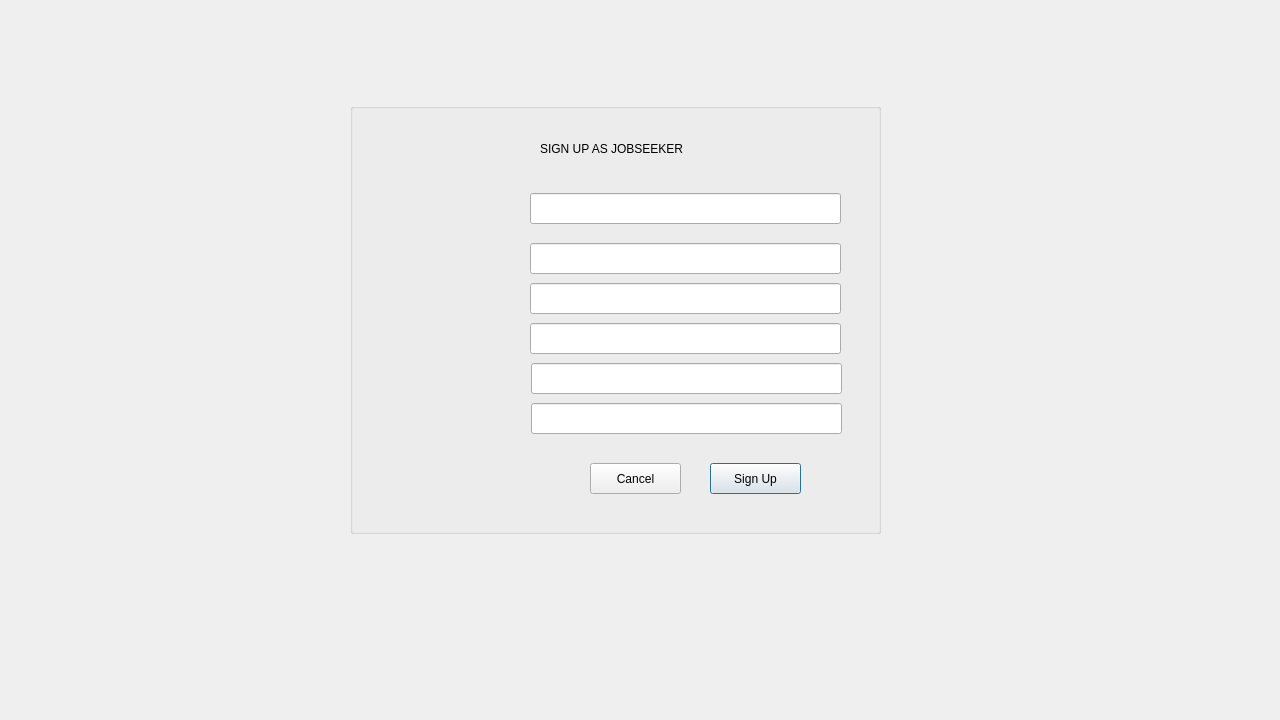
<?xml version="1.0" encoding="UTF-8"?>
<ui version="4.0">
 <class>signup_Dialog</class>
 <widget class="QDialog" name="signup_Dialog">
  <property name="geometry">
   <rect>
    <x>0</x>
    <y>0</y>
    <width>1280</width>
    <height>720</height>
   </rect>
  </property>
  <property name="windowTitle">
   <string>Dialog</string>
  </property>
  <widget class="QGroupBox" name="groupBox_signup">
   <property name="geometry">
    <rect>
     <x>350</x>
     <y>103</y>
     <width>531</width>
     <height>431</height>
    </rect>
   </property>
   <property name="title">
    <string/>
   </property>
   <widget class="QLineEdit" name="lineEdit_user">
    <property name="geometry">
     <rect>
      <x>180</x>
      <y>90</y>
      <width>311</width>
      <height>31</height>
     </rect>
    </property>
   </widget>
   <widget class="QLineEdit" name="lineEdit_pass">
    <property name="geometry">
     <rect>
      <x>181</x>
      <y>260</y>
      <width>311</width>
      <height>31</height>
     </rect>
    </property>
    <property name="echoMode">
     <enum>QLineEdit::Password</enum>
    </property>
   </widget>
   <widget class="QLineEdit" name="lineEdit_confpass">
    <property name="geometry">
     <rect>
      <x>181</x>
      <y>300</y>
      <width>311</width>
      <height>31</height>
     </rect>
    </property>
    <property name="echoMode">
     <enum>QLineEdit::Password</enum>
    </property>
   </widget>
   <widget class="QPushButton" name="pushButton_sign">
    <property name="geometry">
     <rect>
      <x>360</x>
      <y>360</y>
      <width>91</width>
      <height>31</height>
     </rect>
    </property>
    <property name="text">
     <string>Sign Up</string>
    </property>
   </widget>
   <widget class="QLineEdit" name="lineEdit_phonenum">
    <property name="geometry">
     <rect>
      <x>180</x>
      <y>220</y>
      <width>311</width>
      <height>31</height>
     </rect>
    </property>
   </widget>
   <widget class="QLabel" name="label_5">
    <property name="geometry">
     <rect>
      <x>190</x>
      <y>30</y>
      <width>291</width>
      <height>31</height>
     </rect>
    </property>
    <property name="text">
     <string>SIGN UP AS JOBSEEKER</string>
    </property>
   </widget>
   <widget class="QLabel" name="label_signpic">
    <property name="geometry">
     <rect>
      <x>10</x>
      <y>31</y>
      <width>161</width>
      <height>381</height>
     </rect>
    </property>
    <property name="text">
     <string/>
    </property>
   </widget>
   <widget class="QPushButton" name="pushButton_cancel">
    <property name="geometry">
     <rect>
      <x>240</x>
      <y>360</y>
      <width>91</width>
      <height>31</height>
     </rect>
    </property>
    <property name="text">
     <string>Cancel</string>
    </property>
   </widget>
   <widget class="QLineEdit" name="lineEdit_address">
    <property name="geometry">
     <rect>
      <x>180</x>
      <y>180</y>
      <width>311</width>
      <height>31</height>
     </rect>
    </property>
   </widget>
   <widget class="QLineEdit" name="lineEdit_gmail">
    <property name="geometry">
     <rect>
      <x>180</x>
      <y>140</y>
      <width>311</width>
      <height>31</height>
     </rect>
    </property>
   </widget>
  </widget>
 </widget>
 <resources/>
 <connections/>
</ui>
